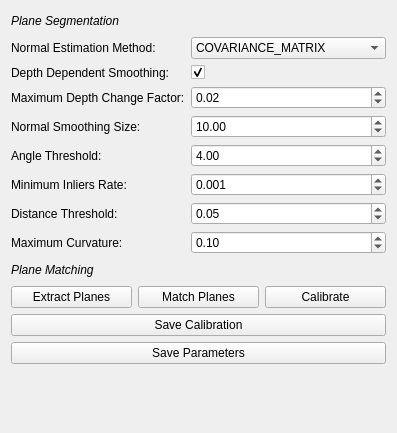
<?xml version="1.0" encoding="UTF-8"?>
<ui version="4.0">
 <class>CCalibFromPlanesConfig</class>
 <widget class="QWidget" name="CCalibFromPlanesConfig">
  <property name="geometry">
   <rect>
    <x>0</x>
    <y>0</y>
    <width>382</width>
    <height>433</height>
   </rect>
  </property>
  <property name="sizePolicy">
   <sizepolicy hsizetype="Fixed" vsizetype="Preferred">
    <horstretch>0</horstretch>
    <verstretch>0</verstretch>
   </sizepolicy>
  </property>
  <property name="maximumSize">
   <size>
    <width>382</width>
    <height>16777215</height>
   </size>
  </property>
  <property name="windowTitle">
   <string>Form</string>
  </property>
  <layout class="QVBoxLayout" name="verticalLayout">
   <item>
    <layout class="QHBoxLayout" name="segment_group_label">
     <item>
      <widget class="QLabel" name="label">
       <property name="text">
        <string>&lt;html&gt;&lt;head/&gt;&lt;body&gt;&lt;p&gt;&lt;span style=&quot; font-style:italic;&quot;&gt;Plane Segmentation&lt;/span&gt;&lt;/p&gt;&lt;/body&gt;&lt;/html&gt;</string>
       </property>
       <property name="textFormat">
        <enum>Qt::RichText</enum>
       </property>
      </widget>
     </item>
     <item>
      <spacer name="label_spacer">
       <property name="orientation">
        <enum>Qt::Horizontal</enum>
       </property>
       <property name="sizeHint" stdset="0">
        <size>
         <width>40</width>
         <height>20</height>
        </size>
       </property>
      </spacer>
     </item>
    </layout>
   </item>
   <item>
    <layout class="QFormLayout" name="segment_group_form">
     <item row="5" column="0">
      <widget class="QLabel" name="angle_threshold_label">
       <property name="text">
        <string>Angle Threshold:</string>
       </property>
      </widget>
     </item>
     <item row="5" column="1">
      <widget class="QDoubleSpinBox" name="angle_threshold_sbox">
       <property name="sizePolicy">
        <sizepolicy hsizetype="Preferred" vsizetype="Fixed">
         <horstretch>0</horstretch>
         <verstretch>0</verstretch>
        </sizepolicy>
       </property>
       <property name="value">
        <double>4.000000000000000</double>
       </property>
      </widget>
     </item>
     <item row="6" column="0">
      <widget class="QLabel" name="minimum_inliers_label">
       <property name="text">
        <string>Minimum Inliers Rate:</string>
       </property>
      </widget>
     </item>
     <item row="6" column="1">
      <widget class="QDoubleSpinBox" name="minimum_threshold_sbox">
       <property name="sizePolicy">
        <sizepolicy hsizetype="Preferred" vsizetype="Fixed">
         <horstretch>0</horstretch>
         <verstretch>0</verstretch>
        </sizepolicy>
       </property>
       <property name="decimals">
        <number>3</number>
       </property>
       <property name="singleStep">
        <double>0.010000000000000</double>
       </property>
       <property name="value">
        <double>0.001000000000000</double>
       </property>
      </widget>
     </item>
     <item row="7" column="0">
      <widget class="QLabel" name="distance_threshold_label">
       <property name="text">
        <string>Distance Threshold:</string>
       </property>
      </widget>
     </item>
     <item row="7" column="1">
      <widget class="QDoubleSpinBox" name="distance_threshold_sbox">
       <property name="sizePolicy">
        <sizepolicy hsizetype="Preferred" vsizetype="Fixed">
         <horstretch>0</horstretch>
         <verstretch>0</verstretch>
        </sizepolicy>
       </property>
       <property name="singleStep">
        <double>0.010000000000000</double>
       </property>
       <property name="value">
        <double>0.050000000000000</double>
       </property>
      </widget>
     </item>
     <item row="0" column="0">
      <widget class="QLabel" name="normal_estimation_method_label">
       <property name="text">
        <string>Normal Estimation Method:</string>
       </property>
      </widget>
     </item>
     <item row="0" column="1">
      <widget class="QComboBox" name="ne_method_cbox">
       <property name="sizePolicy">
        <sizepolicy hsizetype="Preferred" vsizetype="Fixed">
         <horstretch>0</horstretch>
         <verstretch>0</verstretch>
        </sizepolicy>
       </property>
       <item>
        <property name="text">
         <string>COVARIANCE_MATRIX</string>
        </property>
       </item>
       <item>
        <property name="text">
         <string>AVERAGE_3D_GRADIENT</string>
        </property>
       </item>
       <item>
        <property name="text">
         <string>AVERAGE_DEPTH_CHANGE</string>
        </property>
       </item>
      </widget>
     </item>
     <item row="2" column="0">
      <widget class="QLabel" name="depth_change_threshold_label">
       <property name="text">
        <string>Maximum Depth Change Factor:</string>
       </property>
      </widget>
     </item>
     <item row="2" column="1">
      <widget class="QDoubleSpinBox" name="max_depth_change_factor_sbox">
       <property name="singleStep">
        <double>0.010000000000000</double>
       </property>
       <property name="value">
        <double>0.020000000000000</double>
       </property>
      </widget>
     </item>
     <item row="3" column="0">
      <widget class="QLabel" name="normal_smoothing_size_label">
       <property name="text">
        <string>Normal Smoothing Size:</string>
       </property>
      </widget>
     </item>
     <item row="3" column="1">
      <widget class="QDoubleSpinBox" name="normal_smoothing_size_sbox">
       <property name="singleStep">
        <double>0.500000000000000</double>
       </property>
       <property name="value">
        <double>10.000000000000000</double>
       </property>
      </widget>
     </item>
     <item row="1" column="0">
      <widget class="QLabel" name="depth_smoothing_label">
       <property name="text">
        <string>Depth Dependent Smoothing:</string>
       </property>
      </widget>
     </item>
     <item row="1" column="1">
      <widget class="QCheckBox" name="depth_dependent_smoothing_check">
       <property name="text">
        <string/>
       </property>
       <property name="checked">
        <bool>true</bool>
       </property>
       <property name="tristate">
        <bool>false</bool>
       </property>
      </widget>
     </item>
     <item row="8" column="1">
      <widget class="QDoubleSpinBox" name="max_curvature_sbox">
       <property name="singleStep">
        <double>0.100000000000000</double>
       </property>
       <property name="value">
        <double>0.100000000000000</double>
       </property>
      </widget>
     </item>
     <item row="8" column="0">
      <widget class="QLabel" name="max_curvature_label">
       <property name="text">
        <string>Maximum Curvature:</string>
       </property>
      </widget>
     </item>
    </layout>
   </item>
   <item>
    <layout class="QHBoxLayout" name="matching_label_group">
     <item>
      <widget class="QLabel" name="matching_label">
       <property name="text">
        <string>&lt;html&gt;&lt;head/&gt;&lt;body&gt;&lt;p&gt;&lt;span style=&quot; font-style:italic;&quot;&gt;Plane Matching&lt;/span&gt;&lt;/p&gt;&lt;/body&gt;&lt;/html&gt;</string>
       </property>
       <property name="textFormat">
        <enum>Qt::RichText</enum>
       </property>
      </widget>
     </item>
     <item>
      <spacer name="matching_label_spacer">
       <property name="orientation">
        <enum>Qt::Horizontal</enum>
       </property>
       <property name="sizeHint" stdset="0">
        <size>
         <width>40</width>
         <height>20</height>
        </size>
       </property>
      </spacer>
     </item>
    </layout>
   </item>
   <item>
    <layout class="QHBoxLayout" name="button_group">
     <item>
      <widget class="QPushButton" name="extract_planes_button">
       <property name="text">
        <string>Extract Planes</string>
       </property>
      </widget>
     </item>
     <item>
      <widget class="QPushButton" name="match_planes_button">
       <property name="text">
        <string>Match Planes</string>
       </property>
      </widget>
     </item>
     <item>
      <widget class="QPushButton" name="calib_button">
       <property name="text">
        <string>Calibrate</string>
       </property>
      </widget>
     </item>
    </layout>
   </item>
   <item>
    <widget class="QPushButton" name="save_calib_button">
     <property name="text">
      <string>Save Calibration</string>
     </property>
    </widget>
   </item>
   <item>
    <widget class="QPushButton" name="save_params_button">
     <property name="text">
      <string>Save Parameters</string>
     </property>
    </widget>
   </item>
   <item>
    <spacer name="spacer">
     <property name="orientation">
      <enum>Qt::Vertical</enum>
     </property>
     <property name="sizeHint" stdset="0">
      <size>
       <width>20</width>
       <height>40</height>
      </size>
     </property>
    </spacer>
   </item>
  </layout>
 </widget>
 <tabstops>
  <tabstop>ne_method_cbox</tabstop>
  <tabstop>depth_dependent_smoothing_check</tabstop>
  <tabstop>max_depth_change_factor_sbox</tabstop>
  <tabstop>normal_smoothing_size_sbox</tabstop>
  <tabstop>angle_threshold_sbox</tabstop>
  <tabstop>minimum_threshold_sbox</tabstop>
  <tabstop>distance_threshold_sbox</tabstop>
  <tabstop>extract_planes_button</tabstop>
  <tabstop>calib_button</tabstop>
 </tabstops>
 <resources/>
 <connections/>
</ui>
